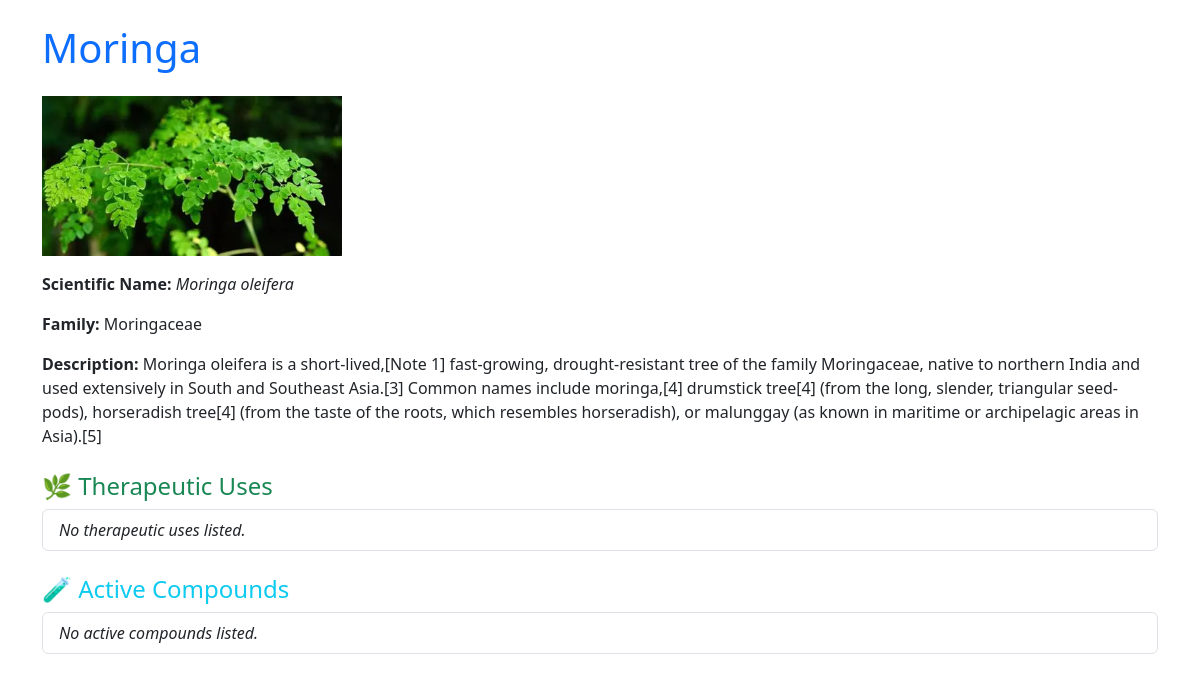
Page /plant/2/ on the committed database.
### plants/models.py (models this page shows, shortened)
class Plant(models.Model):
    name = models.CharField(max_length=200)
    scientific_name = models.CharField(max_length=200)
    family = models.CharField(max_length=100)
    image = models.ImageField(upload_to='plants/')
    description = models.TextField()
    therapeutic_uses = models.ManyToManyField(TherapeuticUse, blank=True)
    active_compounds = models.ManyToManyField(Compound, blank=True)

### plants/views.py (the view)
# urls.py: path('plant/<int:pk>/', views.plant_detail, name='plant_detail'),
def plant_detail(request, pk):
    plant = get_object_or_404(Plant, pk=pk)
    return render(request, "plants/plant_detail.html", {"plant": plant})

### plants/templates/plants/plant_detail.html (shortened to what this page needs)
<!DOCTYPE html>
<html lang="en">
<head>
    <link href="https://cdn.jsdelivr.net/npm/bootstrap@5.3.0/dist/css/bootstrap.min.css" rel="stylesheet">
</head>
<body>
<div class="container py-4">
    <h1 class="mb-4 text-primary">{{ plant.name }}</h1>
    <img src="{{ plant.image.url }}" class="mb-3" width="300" alt="{{ plant.name }}">
    <p><strong>Scientific Name:</strong> <em>{{ plant.scientific_name }}</em></p>
    <p><strong>Family:</strong> {{ plant.family }}</p>
    <p><strong>Description:</strong> {{ plant.description }}</p>
    <h4 class="mt-4 text-success">🌿 Therapeutic Uses</h4>
    <ul class="list-group mb-4">
        {% for use in plant.therapeutic_uses.all %}
        <li class="list-group-item">
            <strong>{{ use.name }}</strong><br>
            <small class="text-muted">{{ use.description }}</small>
        </li>
        {% empty %}
        <li class="list-group-item"><em>No therapeutic uses listed.</em></li>
        {% endfor %}
    </ul>
    <h4 class="text-info">🧪 Active Compounds</h4>
    <ul class="list-group">
        {% for compound in plant.active_compounds.all %}
        <li class="list-group-item">
            <strong>{{ compound.name }}</strong><br>
            <small class="text-muted">{{ compound.description }}</small>
        </li>
        {% empty %}
        <li class="list-group-item"><em>No active compounds listed.</em></li>
        {% endfor %}
    </ul>
</div>
</body>
</html>

### rows in the picture
Plant: name "Moringa", image (picture), scientific_name "Moringa oleifera", family "Moringaceae", description "Moringa oleifera is a short-lived,[Note 1] fast-growing, drought-resistant tree of the family Moringaceae, native to northern India and used extensively in South and Southeast Asia.[3] Common names include moringa,[4] drumstick tree[4] (from the long, slender, triangular seed-pods), horseradish tree[4] (from the taste of the roots, which resembles horseradish), or malunggay (as known in maritime or archipelagic areas in Asia).[5]"
